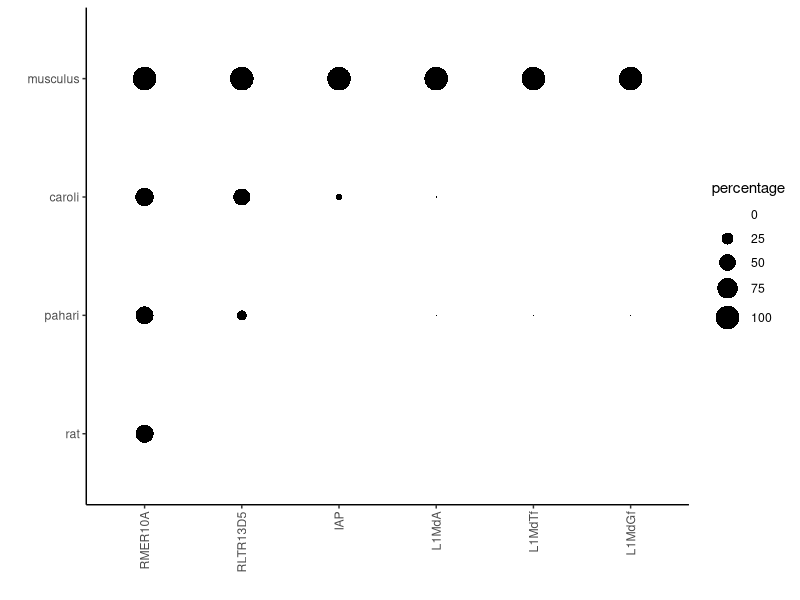

R code for this plot:
library(tidyverse)


##counts from liftover.sh script

counts = read_tsv('orthology_counts.txt')


##plot

sp.order = c('rat','pahari','caroli','musculus')
te.order = c('RMER10A','RLTR13D5','IAP','L1MdA','L1MdTf','L1MdGf')

ggplot(counts, aes(x=factor(te,levels=te.order), y=factor(species,levels=sp.order))) +
	geom_point(aes(size=percentage),stroke=0) +
	scale_size_continuous(range=c(0,8)) +
	scale_x_discrete(guide=guide_axis(angle=90)) +
	theme_classic() +
	xlab('') +
	ylab('')
